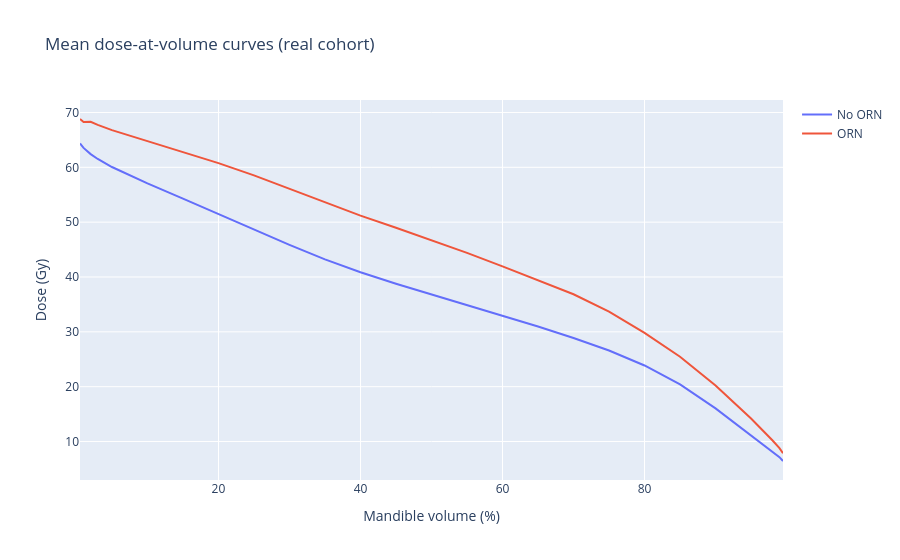

This figure's notebook cell:
### Markdown cell above
## 2. Dose-volume statistics and effect sizes

### Code cell
D_COLS=sorted([c for c in raw.columns if c.startswith('D') and c.endswith('%')],key=lambda c:float(c[1:-1]))
V_COLS=sorted([c for c in raw.columns if c.startswith('V') and c.endswith('Gy')],key=lambda c:float(c[1:-2]))
D_VOL=np.array([float(c[1:-1]) for c in D_COLS])
fig=go.Figure()
for k,label in [(0,'No ORN'),(1,'ORN')]:
    sub=raw.loc[y==k,D_COLS]
    fig.add_trace(go.Scatter(x=D_VOL,y=sub.mean().values,mode='lines',name=label))
fig.update_layout(title='Mean dose-at-volume curves (real cohort)',xaxis_title='Mandible volume (%)',yaxis_title='Dose (Gy)')
fig.show()
num=[c for c in ['Age','Smoking Pack-Years','D30%','D50%','D70%','V30Gy','V50Gy','V60Gy'] if c in raw.columns]
rows=[]
for c in num:
    a=raw.loc[y==0,c].dropna(); b=raw.loc[y==1,c].dropna()
    u,p=stats.mannwhitneyu(a,b)
    rows.append({'feature':c,'median_no_ORN':a.median(),'median_ORN':b.median(),
                 'median_difference':b.median()-a.median(),'MW_p':p,'AUC_univariate':roc_auc_score(y,raw[c]) if raw[c].notna().all() else np.nan})
stats_table=pd.DataFrame(rows).sort_values('MW_p')
display(stats_table)
if 'D30%' in raw:
    print(f"D30% medians: no ORN {raw.loc[y==0,'D30%'].median():.2f} Gy; ORN {raw.loc[y==1,'D30%'].median():.2f} Gy.")

### Figure 1 — Plotly figure (JSON) as saved in the notebook; plotly's stock layout.template omitted (floating-point values rounded to 4 significant figures)
{"data": [{"mode": "lines", "name": "No ORN", "type": "scatter", "x": [0.5, 1.0, 2.0, 3.0, 5.0, 10.0, 15.0, 20.0, 25.0, 30.0, 35.0, 40.0, 45.0, 50.0, 55.0, 60.0, 65.0, 70.0, 75.0, 80.0, 85.0, 90.0, 95.0, 97.0, 98.0, 99.0, 99.5], "y": [64.35, 63.55, 62.41, 61.53, 60.06, 57.08, 54.28, 51.48, 48.66, 45.86, 43.21, 40.86, 38.78, 36.83, 34.92, 32.95, 30.96, 28.89, 26.6, 23.87, 20.42, 16.04, 11.12, 9.218, 8.232, 7.155, 6.449]}, {"mode": "lines", "name": "ORN", "type": "scatter", "x": [0.5, 1.0, 2.0, 3.0, 5.0, 10.0, 15.0, 20.0, 25.0, 30.0, 35.0, 40.0, 45.0, 50.0, 55.0, 60.0, 65.0, 70.0, 75.0, 80.0, 85.0, 90.0, 95.0, 97.0, 98.0, 99.0, 99.5], "y": [68.81, 68.27, 68.31, 67.73, 66.79, 64.79, 62.86, 60.76, 58.54, 56.08, 53.53, 51.19, 48.99, 46.73, 44.39, 41.93, 39.46, 36.86, 33.69, 29.81, 25.47, 20.21, 14.19, 11.62, 10.23, 8.79, 7.859]}], "layout": {"title": {"text": "Mean dose-at-volume curves (real cohort)"}, "xaxis": {"title": {"text": "Mandible volume (%)"}}, "yaxis": {"title": {"text": "Dose (Gy)"}}}}
